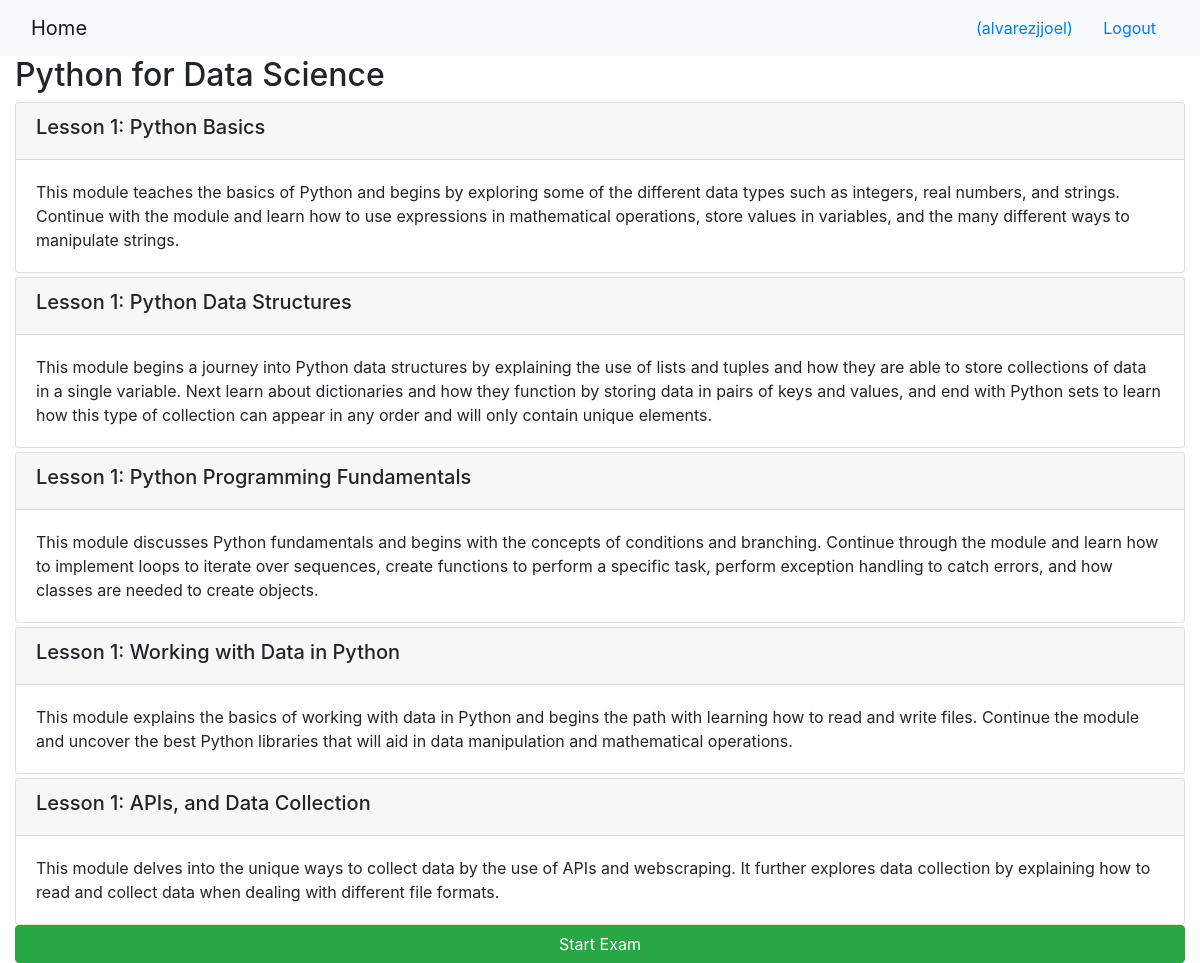
/onlinecourse/1/ (signed in), run on the app's committed database.
### onlinecourse/models.py (models this page shows, shortened)
class Course(models.Model):
    name = models.CharField(null=False, max_length=30, default='online course')
    image = models.ImageField(upload_to='course_images/')
    description = models.CharField(max_length=1000)
    pub_date = models.DateField(null=True)
    instructors = models.ManyToManyField(Instructor)
    users = models.ManyToManyField(settings.AUTH_USER_MODEL, through='Enrollment')
    total_enrollment = models.IntegerField(default=0)
    is_enrolled = False

class Lesson(models.Model):
    title = models.CharField(max_length=200, default="title")
    order = models.IntegerField(default=0)
    course = models.ForeignKey(Course, on_delete=models.CASCADE)
    content = models.TextField()

### onlinecourse/views.py (the view)
# urls.py: path('<int:pk>/', views.CourseDetailView.as_view(), name='course_details'),
class CourseDetailView(generic.DetailView):
    model = Course
    template_name = 'onlinecourse/course_detail_bootstrap.html'

### onlinecourse/templates/onlinecourse/course_detail_bootstrap.html (shortened to what this page needs)
<!DOCTYPE html>
<html lang="en">
<head>
     {% load static %}
    <link rel="stylesheet" href="https://maxcdn.bootstrapcdn.com/bootstrap/4.5.2/css/bootstrap.min.css">
</head>
<body>
    <nav class="navbar navbar-light bg-light">
        <div class="container-fluid">
            <div class="navbar-header">
                  <a class="navbar-brand" href="{% url 'onlinecourse:index' %}">Home</a>
            </div>
            <ul class="nav navbar-nav navbar-right">
                {% if user.is_authenticated %}
                <li>
                    <a class="btn btn-link" href="#">{{ user.first_name }}({{ user.username }})</a>
                    <a class="btn btn-link" href="{% url 'onlinecourse:logout' %}">Logout</a>
                </li>
                {% endif %}
            </ul>
        </div>
    </nav>
    <div class="container-fluid">
            <h2>{{ course.name }}</h2>
            <div class="card-columns-vertical">
                {% for lesson in course.lesson_set.all %}
                    <div class="card mt-1">
                        <div class="card-header"><h5>Lesson {{lesson.order|add:1}}: {{lesson.title}}</h5></div>
                        <div class="card-body">{{lesson.content}}</div>
                    </div>
                {% endfor %}
            </div>
            {% if user.is_authenticated %}
            <button class="btn btn-success btn-block" data-toggle="collapse" data-target="#exam">Start Exam</button>
            {% endif %}
    </div>
</body>
</html>

### data on the page
Course: name "Python for Data Science"
Lesson: order|add "1", title "Python Basics", content "This module teaches the basics of Python and begins by exploring some of the different data types such as integers, real numbers, and strings. Continue with the module and learn how to use expressions in mathematical operations, store values in variables, and the many different ways to manipulate strings."
Lesson: order|add "1", title "Python Data Structures", content "This module begins a journey into Python data structures by explaining the use of lists and tuples and how they are able to store collections of data in a single variable. Next learn about dictionaries and how they function by storing data in pairs of keys and values, and end with Python sets to learn how this type of collection can appear in any order and will only contain unique elements."
Lesson: order|add "1", title "Python Programming Fundamentals", content "This module discusses Python fundamentals and begins with the concepts of conditions and branching. Continue through the module and learn how to implement loops to iterate over sequences, create functions to perform a specific task, perform exception handling to catch errors, and how classes are needed to create objects."
Lesson: order|add "1", title "Working with Data in Python", content "This module explains the basics of working with data in Python and begins the path with learning how to read and write files. Continue the module and uncover the best Python libraries that will aid in data manipulation and mathematical operations."
Lesson: order|add "1", title "APIs, and Data Collection", content "This module delves into the unique ways to collect data by the use of APIs and webscraping. It further explores data collection by explaining how to read and collect data when dealing with different file formats."

### other printed values
{{ user.username }} "alvarezjjoel"
